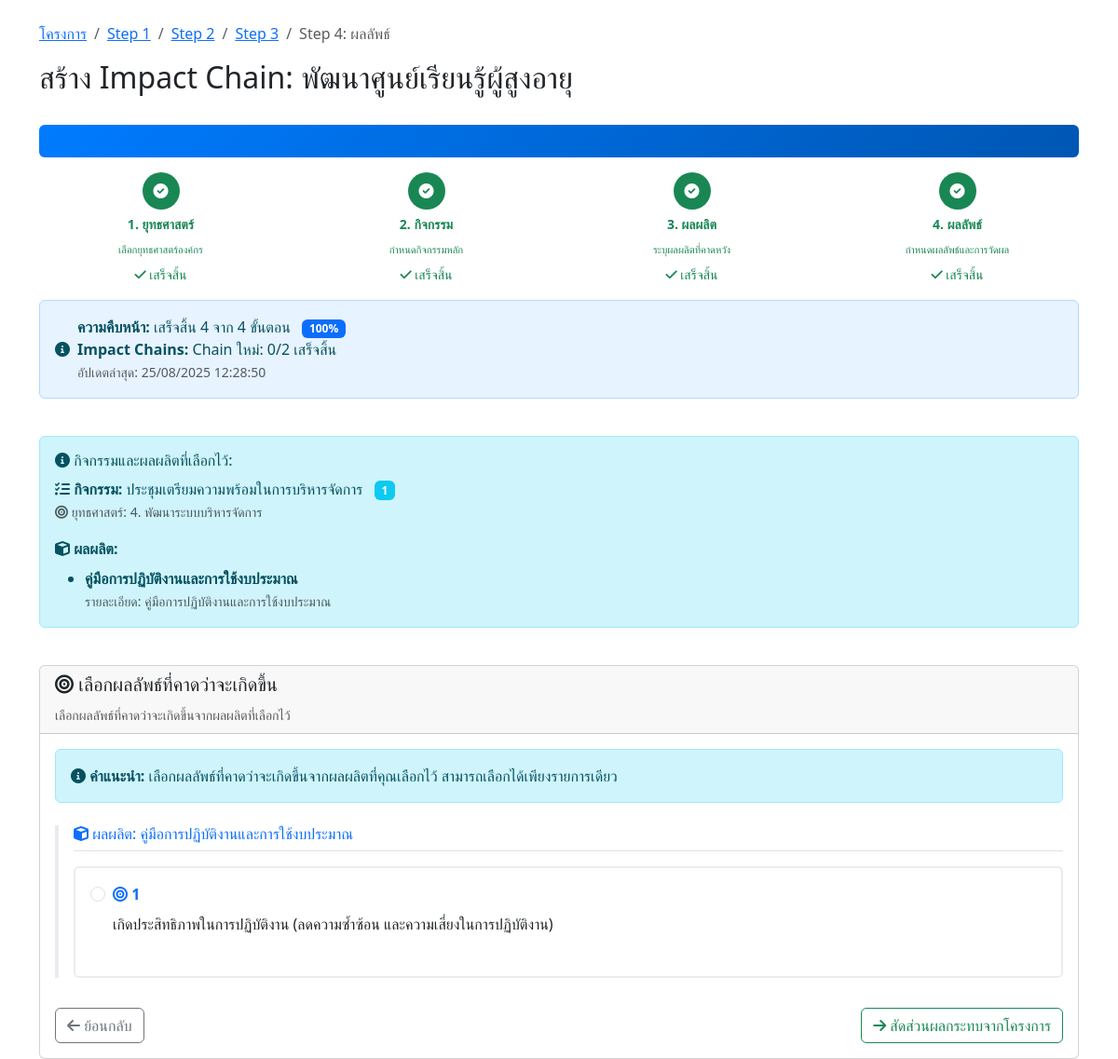
Screenshot of /impact-chain/step4-outcome.php?project_id=2&chain_id=40 (signed in) with the database file from the repository.
### tables this page shows
CREATE TABLE `projects` (
  `id` int(11) NOT NULL,
  `project_code` varchar(50) NOT NULL COMMENT 'รหัสโครงการ',
  `name` varchar(500) NOT NULL COMMENT 'ชื่อโครงการ',
  `description` text DEFAULT NULL COMMENT 'รายละเอียดโครงการ',
  `objective` text DEFAULT NULL COMMENT 'วัตถุประสงค์โครงการ',
  `start_date` date DEFAULT NULL COMMENT 'วันที่เริ่มโครงการ',
  `end_date` date DEFAULT NULL COMMENT 'วันที่สิ้นสุดโครงการ',
  `budget` decimal(15,2) DEFAULT NULL COMMENT 'งบประมาณ',
  `organization` varchar(300) DEFAULT NULL COMMENT 'หน่วยงาน/องค์กร',
  `project_manager` varchar(200) DEFAULT NULL COMMENT 'ผู้จัดการโครงการ',
  `status` enum('incompleted','completed') DEFAULT 'incompleted' COMMENT 'สถานะโครงการ',
  `created_by` varchar(100) DEFAULT NULL COMMENT 'ผู้สร้าง',
  `created_at` timestamp NOT NULL DEFAULT current_timestamp(),
  `updated_at` timestamp NOT NULL DEFAULT current_timestamp() ON UPDATE current_timestamp(),
  `impact_chain_status` longtext DEFAULT NULL CHECK (json_valid(`impact_chain_status`)),
  `total_impact_chains` int(11) DEFAULT 0 COMMENT 'จำนวน Impact Chain ทั้งหมด',
  `current_chain_id` int(11) DEFAULT NULL COMMENT 'Impact Chain ที่กำลังทำอยู่'
);

CREATE TABLE `impact_chains` (
  `id` int(11) NOT NULL,
  `project_id` int(11) NOT NULL,
  `chain_name` varchar(500) NOT NULL COMMENT 'ชื่อ Impact Chain (ใช้ชื่อกิจกรรม)',
  `activity_id` int(11) NOT NULL COMMENT 'กิจกรรมหลักของ Chain นี้',
  `sequence_order` int(11) DEFAULT 1 COMMENT 'ลำดับการสร้าง',
  `status` enum('active','inactive') DEFAULT 'active',
  `created_by` varchar(50) NOT NULL,
  `created_at` timestamp NOT NULL DEFAULT current_timestamp(),
  `updated_at` timestamp NOT NULL DEFAULT current_timestamp() ON UPDATE current_timestamp()
);

CREATE TABLE `activities` (
  `activity_id` int(11) NOT NULL,
  `strategy_id` int(11) NOT NULL,
  `activity_code` varchar(20) NOT NULL,
  `activity_name` varchar(500) NOT NULL,
  `activity_description` text DEFAULT NULL
);

CREATE TABLE `strategies` (
  `strategy_id` int(11) NOT NULL,
  `strategy_code` varchar(50) NOT NULL,
  `strategy_name` varchar(255) NOT NULL,
  `description` text DEFAULT NULL,
  `created_at` timestamp NOT NULL DEFAULT current_timestamp()
);

CREATE TABLE `impact_chain_outputs` (
  `id` int(11) NOT NULL,
  `impact_chain_id` int(11) NOT NULL,
  `output_id` int(11) NOT NULL,
  `output_details` text DEFAULT NULL COMMENT 'รายละเอียดเพิ่มเติมของผลผลิต',
  `created_by` varchar(50) NOT NULL,
  `created_at` timestamp NOT NULL DEFAULT current_timestamp()
);

CREATE TABLE `outputs` (
  `output_id` int(11) NOT NULL,
  `activity_id` int(11) NOT NULL,
  `output_sequence` varchar(10) DEFAULT NULL,
  `output_description` text NOT NULL,
  `target_details` text DEFAULT NULL
);

CREATE TABLE `outcomes` (
  `outcome_id` int(11) NOT NULL,
  `output_id` int(11) NOT NULL COMMENT 'รหัสผลผลิตที่เกี่ยวข้อง',
  `outcome_sequence` varchar(10) NOT NULL COMMENT 'ลำดับผลลัพธ์',
  `outcome_description` text NOT NULL COMMENT 'รายละเอียดผลลัพธ์',
  `created_at` timestamp NOT NULL DEFAULT current_timestamp(),
  `updated_at` timestamp NOT NULL DEFAULT current_timestamp() ON UPDATE current_timestamp()
);

### impact-chain/step4-outcome.php (the view, shortened to what the rows shown need)
<?php
require_once '../config.php';
$project_id = isset($_GET['project_id']) ? (int)$_GET['project_id'] : 0;
$chain_id = isset($_GET['chain_id']) ? (int)$_GET['chain_id'] : 0;
$is_legacy_system = true;
if ($chain_id && $chain_id > 0) {
    $check_new_chain = "SELECT id FROM impact_chains WHERE id = ?";
    $check_stmt = mysqli_prepare($conn, $check_new_chain);
    if ($check_stmt) {
        mysqli_stmt_bind_param($check_stmt, 'i', $chain_id);
        mysqli_stmt_execute($check_stmt);
        $check_result = mysqli_stmt_get_result($check_stmt);
        $is_legacy_system = (mysqli_num_rows($check_result) == 0);
    } else {
        error_log("step4-outcome.php: Failed to prepare chain check query: " . mysqli_error($conn));
    }
}
$user_id = $_SESSION['user_id'];
$check_query = "SELECT * FROM projects WHERE id = ? AND created_by = ?";
$check_stmt = mysqli_prepare($conn, $check_query);
mysqli_stmt_bind_param($check_stmt, 'ii', $project_id, $user_id);
mysqli_stmt_execute($check_stmt);
$project_result = mysqli_stmt_get_result($check_stmt);
$project = mysqli_fetch_assoc($project_result);
if (!$is_legacy_system && $chain_id > 0) {
    $activity_query = "SELECT ic.activity_id, a.activity_name, a.activity_code, a.activity_description, s.strategy_id, s.strategy_name
                       FROM impact_chains ic
                       JOIN activities a ON ic.activity_id = a.activity_id
                       JOIN strategies s ON a.strategy_id = s.strategy_id
                       WHERE ic.id = ?";
} else {
    $activity_query = "SELECT pa.activity_id, a.activity_name, a.activity_code, a.activity_description, s.strategy_id, s.strategy_name
                       FROM project_activities pa
                       JOIN activities a ON pa.activity_id = a.activity_id
                       JOIN strategies s ON a.strategy_id = s.strategy_id
                       WHERE pa.project_id = ?";
}
if (!$is_legacy_system && $chain_id > 0) {
    $activity_stmt = mysqli_prepare($conn, $activity_query);
    mysqli_stmt_bind_param($activity_stmt, 'i', $chain_id);
} else {
    $activity_query .= " ORDER BY pa.created_at DESC LIMIT 1";
    $activity_stmt = mysqli_prepare($conn, $activity_query);
    mysqli_stmt_bind_param($activity_stmt, 'i', $project_id);
}
mysqli_stmt_execute($activity_stmt);
$activity_result = mysqli_stmt_get_result($activity_stmt);
$selected_activity = mysqli_fetch_assoc($activity_result);
if (!$is_legacy_system && $chain_id > 0) {
    $outputs_query = "SELECT ico.output_id, o.output_description, o.output_sequence, ico.output_details, a.activity_name, s.strategy_name
                      FROM impact_chain_outputs ico
                      JOIN outputs o ON ico.output_id = o.output_id
                      JOIN activities a ON o.activity_id = a.activity_id
                      JOIN strategies s ON a.strategy_id = s.strategy_id
                      WHERE ico.impact_chain_id = ?";
    $outputs_stmt = mysqli_prepare($conn, $outputs_query);
    mysqli_stmt_bind_param($outputs_stmt, 'i', $chain_id);
}
mysqli_stmt_execute($outputs_stmt);
$outputs_result = mysqli_stmt_get_result($outputs_stmt);
$selected_outputs = mysqli_fetch_all($outputs_result, MYSQLI_ASSOC);
$output_ids = array_column($selected_outputs, 'output_id');
$outcomes = [];
if (!empty($output_ids)) {
    $placeholders = str_repeat('?,', count($output_ids) - 1) . '?';
    $outcomes_query = "SELECT oc.*, o.output_description, o.output_sequence, a.activity_name, s.strategy_name
                       FROM outcomes oc
                       JOIN outputs o ON oc.output_id = o.output_id
                       JOIN activities a ON o.activity_id = a.activity_id
                       JOIN strategies s ON a.strategy_id = s.strategy_id
                       WHERE oc.output_id IN ($placeholders)
                       ORDER BY o.output_sequence ASC, oc.outcome_sequence ASC";
    $outcomes_stmt = mysqli_prepare($conn, $outcomes_query);
    $types = str_repeat('i', count($output_ids));
    mysqli_stmt_bind_param($outcomes_stmt, $types, ...$output_ids);
    mysqli_stmt_execute($outcomes_stmt);
    $outcomes_result = mysqli_stmt_get_result($outcomes_stmt);
    $outcomes = mysqli_fetch_all($outcomes_result, MYSQLI_ASSOC);
}
$selected_outcomes = [];
$outcomes_by_output = [];
foreach ($outcomes as $outcome) {
    $outcomes_by_output[$outcome['output_description']][] = $outcome;
}
?>
<!DOCTYPE html>
<html lang="th">
<head>
    <link href="https://cdn.jsdelivr.net/npm/bootstrap@5.3.0/dist/css/bootstrap.min.css" rel="stylesheet">
    <link href="https://cdnjs.cloudflare.com/ajax/libs/font-awesome/6.0.0/css/all.min.css" rel="stylesheet">
</head>
<body>
    <div class="container mt-4">
        <div class="row mb-4">
            <div class="col-12">
                <nav aria-label="breadcrumb">
                    <ol class="breadcrumb">
                    </ol>
                </nav>
                <h2>สร้าง Impact Chain: <?php echo htmlspecialchars($project['name']); ?></h2>
            </div>
        </div>
        <div class="row mb-4">
            <div class="col-12">
                <div class="alert alert-info">
                    <h6><i class="fas fa-info-circle"></i> กิจกรรมและผลผลิตที่เลือกไว้:</h6>
                    <div class="mb-3">
                        <strong><i class="fas fa-tasks"></i> กิจกรรม:</strong>
                        <?php if ($selected_activity): ?>
                            <?php echo htmlspecialchars($selected_activity['activity_name']); ?>
                            <span class="badge bg-info ms-2"><?php echo htmlspecialchars($selected_activity['activity_code']); ?></span>
                            <br><small class="text-muted">
                                <i class="fas fa-bullseye"></i> ยุทธศาสตร์: <?php echo $selected_activity['strategy_id']; ?>. <?php echo htmlspecialchars($selected_activity['strategy_name']); ?>
                            </small>
                        <?php else: ?>
                            <span class="text-danger">ไม่มีกิจกรรมที่เลือกไว้</span>
                        <?php endif; ?>
                    </div>
                    <div class="mb-0">
                        <strong><i class="fas fa-cube"></i> ผลผลิต:</strong>
                        <?php if (!empty($selected_outputs)): ?>
                            <ul class="mb-0 mt-2">
                                <?php foreach ($selected_outputs as $output): ?>
                                    <li>
                                        <strong><?php echo htmlspecialchars($output['output_description']); ?></strong>
                                        <?php if (!empty($output['output_details'])): ?>
                                            <br><small class="text-muted">รายละเอียด: <?php echo htmlspecialchars($output['output_details']); ?></small>
                                        <?php endif; ?>
                                    </li>
                                <?php endforeach; ?>
                            </ul>
                        <?php else: ?>
                            <span class="text-danger">ไม่มีผลผลิตที่เลือกไว้</span>
                        <?php endif; ?>
                    </div>
                </div>
            </div>
        </div>
        <div class="row">
            <div class="col-12">
                <div class="card">
                    <div class="card-body">
                        <?php if (empty($outcomes)): ?>
                            <div class="alert alert-warning">
                                <i class="fas fa-exclamation-triangle"></i>
                                <strong>ไม่พบผลลัพธ์ที่เกี่ยวข้อง</strong><br>
                                ไม่พบข้อมูลผลลัพธ์ที่เกี่ยวข้องกับผลผลิตที่เลือก:<br>
                                <?php foreach ($selected_outputs as $output): ?>
                                    <small class="text-muted">• <?php echo htmlspecialchars($output['output_description']); ?></small><br>
                                <?php endforeach; ?>
                            </div>
                            <div class="d-flex justify-content-between">
                                <a href="step3-output.php?project_id=<?php echo $project_id; ?><?php echo ($chain_id > 0 ? '&chain_id=' . $chain_id : ''); ?>" class="btn btn-outline-secondary">
                                    <i class="fas fa-arrow-left"></i> ย้อนกลับ
                                </a>
                                <a href="summary.php?project_id=<?php echo $project_id; ?>" class="btn btn-outline-primary">
                                    ข้ามไปสรุป <i class="fas fa-arrow-right"></i>
                                </a>
                            </div>
                        <?php else: ?>
                            <form action="process-step4.php" method="POST" id="outcomeForm">
                                <?php foreach ($outcomes_by_output as $output_name => $output_outcomes): ?>
                                    <div class="outcome-group <?php echo !empty(array_intersect(array_column($output_outcomes, 'outcome_id'), $selected_outcomes)) ? 'has-selection' : ''; ?>">
                                        <h6 class="text-primary border-bottom pb-2 mb-3">
                                            <i class="fas fa-cube"></i> ผลผลิต: <?php echo htmlspecialchars($output_name); ?>
                                        </h6>
                                        <?php if (empty($output_outcomes)): ?>
                                            <div class="alert alert-light">
                                                <i class="fas fa-info-circle"></i> ไม่พบผลลัพธ์ที่เกี่ยวข้องกับผลผลิตนี้
                                            </div>
                                        <?php else: ?>
                                            <div class="mb-4">
                                                <?php foreach ($output_outcomes as $outcome): ?>
                                                    <div class="mb-3">
                                                        <div class="card outcome-card h-100 <?php echo in_array($outcome['outcome_id'], $selected_outcomes) ? 'selected' : ''; ?>">
                                                            <div class="card-body">
                                                                <div class="form-check">
                                                                    <input class="form-check-input" type="radio"
                                                                        name="selected_outcome" value="<?php echo $outcome['outcome_id']; ?>"
                                                                        id="outcome_<?php echo $outcome['outcome_id']; ?>"
                                                                        <?php echo in_array($outcome['outcome_id'], $selected_outcomes) ? 'checked' : ''; ?>>
                                                                    <label class="form-check-label w-100" for="outcome_<?php echo $outcome['outcome_id']; ?>">
                                                                        <div class="fw-bold text-primary mb-2">
                                                                            <i class="fas fa-bullseye"></i> <?php echo htmlspecialchars($outcome['outcome_sequence']); ?>
                                                                        </div>
                                                                        <div class="text-dark">
                                                                            <?php echo htmlspecialchars($outcome['outcome_description']); ?>
                                                                        </div>
                                                                    </label>
                                                                </div>
                                                            </div>
                                                        </div>
                                                    </div>
                                                <?php endforeach; ?>
                                            </div>
                                        <?php endif; ?>
                                    </div>
                                <?php endforeach; ?>
                            </form>
                        <?php endif; ?>
                    </div>
                </div>
            </div>
        </div>
    </div>
</body>
</html>

### rows the page displays
projects: name "พัฒนาศูนย์เรียนรู้ผู้สูงอายุ"
impact_chains: activity.activity_name "ประชุมเตรียมความพร้อมในการบริหารจัดการ", activity.activity_code "1", strategies.strategy_id "4", strategies.strategy_name "พัฒนาระบบบริหารจัดการ"
impact_chain_outputs: output.output_description "คู่มือการปฏิบัติงานและการใช้งบประมาณ", output_details "คู่มือการปฏิบัติงานและการใช้งบประมาณ"
outcomes: outcome_id "☐ 1 เกิดประสิทธิภาพในการปฏิบัติง", outcome_sequence "1", outcome_description "เกิดประสิทธิภาพในการปฏิบัติงาน (ลดความซ้ำซ้อน และความเสี่ยงในการปฏิบัติงาน)"

### other values shown
$steps[$i]['name'] "ยุทธศาสตร์"
$steps[$i]['description'] "เลือกยุทธศาสตร์องค์กร"
$steps[$i]['name'] "กิจกรรม"
$steps[$i]['description'] "กำหนดกิจกรรมหลัก"
$steps[$i]['name'] "ผลผลิต"
$steps[$i]['description'] "ระบุผลผลิตที่คาดหวัง"
$steps[$i]['name'] "ผลลัพธ์"
$steps[$i]['description'] "กำหนดผลลัพธ์และการวัดผล"
$completed_count "4"
$progress_percentage "100"
$multi_status['multiple_chains']['completed_chains'] "0"
$multi_status['multiple_chains']['total_chains'] "2"
date('d/m/Y H:i:s', strtotime($status['last_updated'])) "25/08/2025 12:28:50"
$output_name "คู่มือการปฏิบัติงานและการใช้งบประมาณ"
